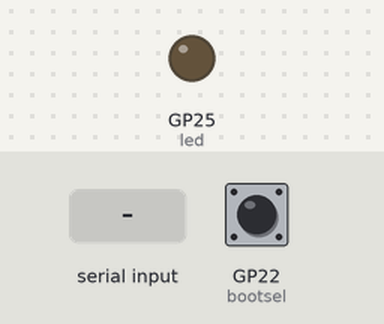
This program was run on a simulated Raspberry Pi Pico running MicroPython. Shown: output pins drawn as LEDs (lit = HIGH). The test bench sets the inputs (shaded band); at power-on: GP22 (bootsel) LOW. The clock reads 2024-03-15 10:24:30 at power-on unless the program sets it; what the program prints to the serial console is not drawn.

Above: at 1.8 s.
1.9 s: GP22 (bootsel) driven HIGH
4.9 s: "BOT_STARTED\n" received over the second serial link
6.4 s: "BOT_STOPPED\n" received over the second serial link
At 7.1 s:
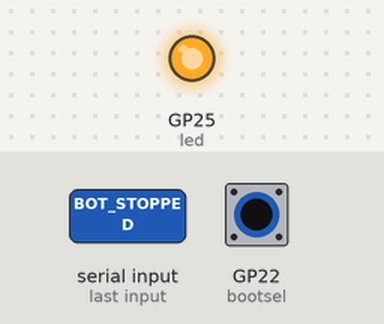
7.9 s: "HEARTBEAT\n" received over the second serial link
9.4 s: GP22 (bootsel) driven LOW
At 11.5 s:
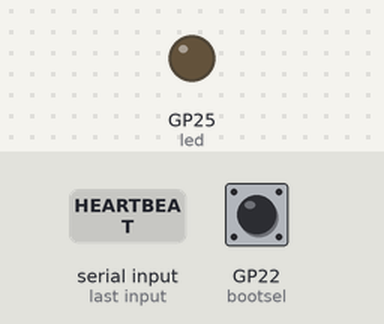
12.4 s: GP22 (bootsel) pulsed HIGH 2 times (0.12 s each, 0.3 s apart)
Timing chart, 0 to 16.4 s (numbered marks = the images above; inputs shaded):
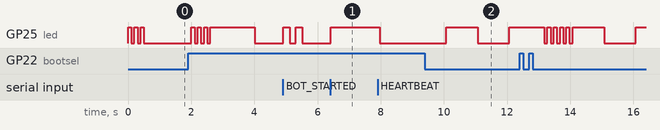

The program:

watchdog.py
```python
# Raspberry Pi Pico Hardware Watchdog
# Monitors server heartbeats and triggers restart if server crashes
# Uses built-in BOOTSEL button for controls

from machine import Pin, UART
import time
import sys

# Configuration
HEARTBEAT_TIMEOUT = 30  # Seconds without heartbeat before triggering restart
LED_PIN = 25
BOOTSEL_PIN = 22  # Built-in BOOTSEL button on Pico
UART_ID = 0
BAUD_RATE = 115200

# Button press thresholds
DOUBLE_PRESS_WINDOW = 0.8  # Time window to detect double press

# Initialize
led = Pin(LED_PIN, Pin.OUT)
bootsel = Pin(BOOTSEL_PIN, Pin.IN)  # BOOTSEL button (active high when pressed)
uart = UART(UART_ID, baudrate=BAUD_RATE)

# Watchdog state
last_heartbeat = time.time()
server_alive = True
restart_triggered = False
bot_running = False  # Track if bot is currently running

# Button state
last_press_time = 0
press_count = 0
button_was_pressed = False

def blink_led(times, delay=0.1):
    """Blink LED pattern"""
    for _ in range(times):
        led.on()
        time.sleep(delay)
        led.off()
        time.sleep(delay)

def send_command(command):
    """Send command to server"""
    uart.write(f"{command}\n".encode('utf-8'))

def handle_button():
    """Handle BOOTSEL button press/release - Single press to launch, double press to restart"""
    global last_press_time, press_count, button_was_pressed, bot_running

    button_pressed_now = bootsel.value() == 1  # BOOTSEL is active high
    current_time = time.time()

    # Detect button press (rising edge)
    if button_pressed_now and not button_was_pressed:
        button_was_pressed = True

        # Check if within double-press window
        if current_time - last_press_time < DOUBLE_PRESS_WINDOW:
            press_count = 2
        else:
            press_count = 1

        last_press_time = current_time
        led.on()  # Visual feedback

    # Detect button release
    elif not button_pressed_now and button_was_pressed:
        button_was_pressed = False
        led.off()

    # Execute action after window expires
    if press_count > 0 and current_time - last_press_time > DOUBLE_PRESS_WINDOW:
        if press_count == 1:
            # Single press - LAUNCH bot
            if not bot_running:
                print("🚀 LAUNCH command - Starting bot")
                send_command("LAUNCH")
                blink_led(3, 0.1)
            else:
                print("ℹ️  Bot already running")
                blink_led(2, 0.1)

        elif press_count >= 2:
            # Double press - MANUAL RESTART
            print("🔄 MANUAL RESTART command")
            send_command("MANUAL_RESTART")
            blink_led(5, 0.1)

        press_count = 0

def process_message(msg):
    """Process incoming messages from server"""
    global last_heartbeat, server_alive, restart_triggered, bot_running

    msg = msg.strip()

    if msg == "HEARTBEAT":
        last_heartbeat = time.time()
        bot_running = True  # Bot is running if sending heartbeats
        if not server_alive:
            print("✅ Server recovered!")
            server_alive = True
            restart_triggered = False
        # Single quick blink on heartbeat
        led.on()
        time.sleep(0.05)
        led.off()

    elif msg == "BOT_STARTED":
        print("✅ Bot confirmed running")
        bot_running = True
        server_alive = True
        blink_led(2, 0.2)

    elif msg == "BOT_STOPPED":
        print("⚠️  Bot stopped")
        bot_running = False

    elif msg == "RESTART_ACK":
        print("✅ Server acknowledged restart")
        restart_triggered = False

    elif msg == "PING":
        send_command("PONG")

print("=" * 50)
print("🔒 Hardware Watchdog + Launcher Active")
print(f"⏱️  Timeout: {HEARTBEAT_TIMEOUT} seconds")
print(f"📡 UART: {BAUD_RATE} baud")
print(f"🔘 Button: BOOTSEL (built-in)")
print("")
print("Button Controls:")
print("  Single press:  Launch bot")
print("  Double press:  Restart bot")
print("")
print("Automatic:")
print("  Monitors heartbeat and auto-restarts on crash")
print("=" * 50)

# Startup blink pattern (3 quick blinks)
blink_led(3, 0.1)

# Main watchdog loop
while True:
    try:
        # Handle button input
        handle_button()

        # Check for incoming messages
        if uart.any():
            data = uart.read()
            if data:
                try:
                    message = data.decode('utf-8')
                    for line in message.split('\n'):
                        if line.strip():
                            process_message(line)
                except:
                    pass

        # Check heartbeat timeout (only if bot should be running)
        if bot_running:
            current_time = time.time()
            time_since_heartbeat = current_time - last_heartbeat

            if time_since_heartbeat > HEARTBEAT_TIMEOUT:
                if server_alive:
                    # Server has stopped responding
                    print(f"⚠️  NO HEARTBEAT for {time_since_heartbeat:.1f}s")
                    print("🚨 SERVER CRASH DETECTED!")
                    server_alive = False

                    # SOS blink pattern (... --- ...)
                    for _ in range(3):
                        led.on()
                        time.sleep(0.1)
                        led.off()
                        time.sleep(0.1)
                    for _ in range(3):
                        led.on()
                        time.sleep(0.3)
                        led.off()
                        time.sleep(0.1)
                    for _ in range(3):
                        led.on()
                        time.sleep(0.1)
                        led.off()
                        time.sleep(0.1)

                if not restart_triggered:
                    # Trigger automatic restart
                    print("🔄 TRIGGERING AUTOMATIC RESTART")
                    send_command("AUTO_RESTART")
                    restart_triggered = True

                    # Long blink to indicate restart triggered
                    led.on()
                    time.sleep(1)
                    led.off()

            elif not server_alive and time_since_heartbeat <= HEARTBEAT_TIMEOUT:
                # Heartbeat resumed
                print("✅ Server responding again")
                server_alive = True
                restart_triggered = False
                blink_led(2, 0.2)

            # Normal heartbeat blink when alive (don't interfere with button feedback)
            if server_alive and not button_was_pressed:
                if int(current_time) % 2 == 0:
                    led.on()
                else:
                    led.off()
        else:
            # Bot not running - slow blink to show waiting
            if int(time.time() * 0.5) % 2 == 0:
                led.on()
            else:
                led.off()

        time.sleep(0.1)

    except KeyboardInterrupt:
        print("\n👋 Watchdog stopped")
        led.off()
        sys.exit()
    except Exception as e:
        print(f"❌ Error: {e}")
        time.sleep(1)
```

Measured:
- after the input at 6.4 s, GP25 (led): LOW → HIGH at once
- after the input at 9.4 s, GP25 (led): LOW → HIGH after 0.67 s, → LOW 1.0 s later, → HIGH 1.0 s later
